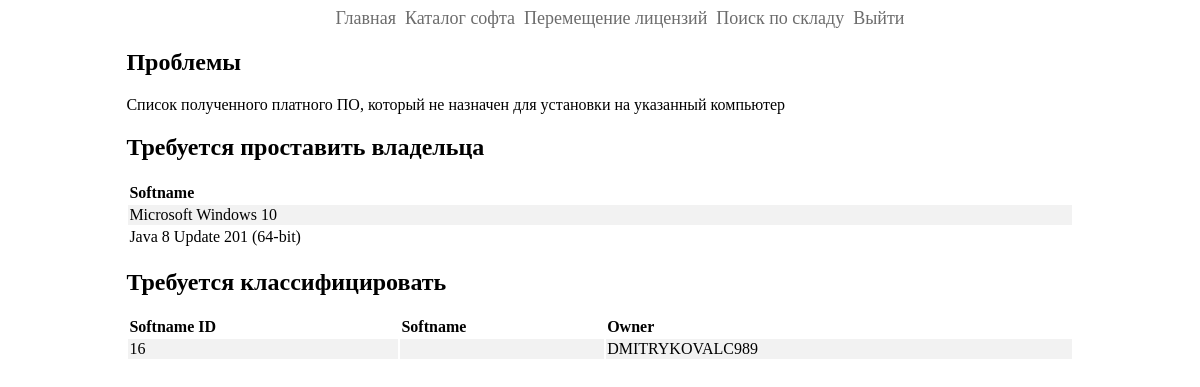
The app's page / (signed in) with its own data.
### softwareapp/models.py (models this page shows, shortened)
class Software(models.Model):
    class Meta:
        verbose_name = "Софт"
        verbose_name_plural = "Софт"
    name = models.CharField("Название", max_length=128)
    category = models.ForeignKey(Category, verbose_name='Категория', on_delete=models.CASCADE, blank=True)
    license_term = models.ForeignKey(LicenseTerm, verbose_name='Срок лицензии', on_delete=models.CASCADE, blank=True)
    license_key = models.TextField("Лицензионный ключ", max_length=128, blank=True)
    owner = models.ForeignKey(Warehouse, verbose_name='Владелец', on_delete=models.CASCADE, default=3)

### warehouseapp/models.py (models this page shows)
class Warehouse(models.Model):
    name = models.CharField(verbose_name='Название склада', max_length=128)
    warehouse_type = models.ForeignKey(
        WarehouseType, verbose_name='Тип склада', on_delete=models.CASCADE, blank=True)
    class Meta:
        verbose_name = "Склад"
        verbose_name_plural = "Склады"
    def __str__(self):
        return self.name

### softwareapp/views.py (the view)
# urls.py: path('', authapp.main, name='main')
@login_required
def main(request):
    unknown_owner = Software.objects.filter(owner=Warehouse.objects.get(name='Нераспределенное ПО').id)
    unknown_category = Software.objects.filter(category=Category.objects.get(name='Unknown').id)
    content = {
        'unknown_owner': unknown_owner,
        'unknown_category': unknown_category
    }
    return render(request, 'softwareapp/base.html', content)

### templates/softwareapp/base.html (shortened to what this page needs)
{%  load static%}
<!DOCTYPE html>
<html lang="en">
<head>
        <link rel="stylesheet" type="text/css" href="{% static 'softwareapp/css/style.css' %}"/>
</head>
<body>
    <div class="container">
        <div class="header">
            {% block menu %}
                {% include 'softwareapp/includes/inc_menu.html' %}
            {% endblock %}
        </div>
    {% block content %}
        <h2>Проблемы</h2>
        Список полученного платного ПО, который не назначен для установки на указанный компьютер
        <div class="product_catalog">
        <h2>Требуется проставить владельца</h2>
            <table class="output">
                <tr>
                   <td><b>Softname</b></td>
                </tr>
                {% for itm in unknown_owner %}
                <tr>
                   <td>{{ itm.name }}</td>
                </tr>
                {% endfor %}
            </table>
        <h2>Требуется классифицировать</h2>
            <table class="output">
                <tr>
                   <td><b>Softname ID</b></td>
                   <td><b>Softname</b></td>
                   <td><b>Owner</b></td>
               </tr>
                {% for itm in unknown_category %}
                <tr>
                   <td class="id"><a href="{% url 'softwareapp:software_details' itm.id %}">{{ itm.id }}</a></td>
                   <td>{{ itm.name }}</td>
                   <td>{{ itm.owner }}</td>
                </tr>
                {% endfor %}
            </table>
        </div>
        {% endblock %}
    </div>
</body>
</html>

### softwareapp/static/softwareapp/css/style.css (style rules this page uses)
.container { margin: 0 10%; }
.header { display: flex; justify-content: space-around; }
.output { width: 100%; }
.id a { text-decoration:none; color: black; font-weight: 20; }
tr:nth-child(even) { background-color: #f2f2f2; }

### records on screen
Software: name "Microsoft Windows 10"
Software: name "Java 8 Update 201 (64-bit)"
Software: id "16", owner "DMITRYKOVALC989"
